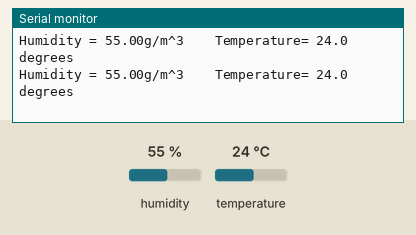
This sketch was run on a simulated Arduino Uno, built with avr-gcc and run on an emulated ATmega328P. Shown: the last lines printed to the serial monitor. Inputs (shaded band) come from the test bench; at power-on: humidity 55 %, temperature 24 °C.

Above: at 2.8 s.
2.9 s: humidity set to 22 %
At 5.3 s:
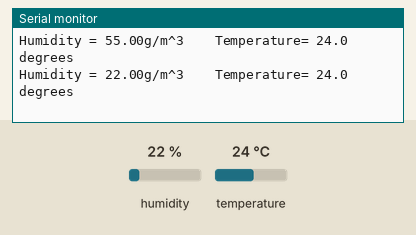
5.6 s: temperature set to 12 °C
At 6.6 s:
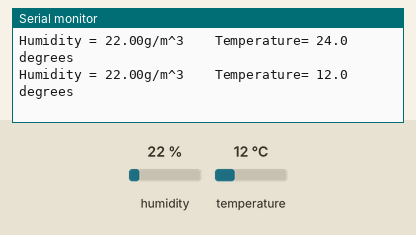
8.3 s: humidity set to 40 %
At 11.4 s:
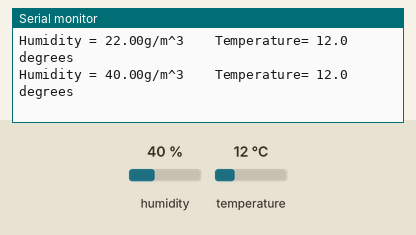
Timing chart, 0 to 12.9 s (numbered marks = the images above; inputs shaded):
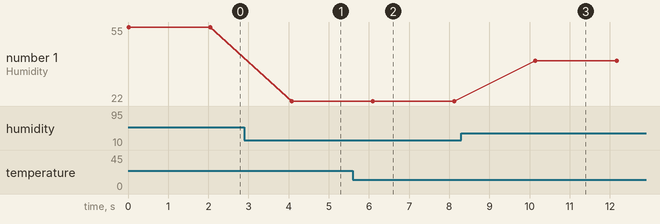

Measured:
- after the input at 2.9 s, the serial monitor: prints a new line after 1.2 s (image 1)
- after the input at 5.6 s, the serial monitor: prints a new line after 0.50 s (image 2)
- after the input at 8.3 s, the serial monitor: prints a new line after 1.8 s (image 3)
- plotted number 1: 55 → 22 after the input at 2.9 s, 22 → 40 after the input at 8.3 s

The sketch:

dht.ino.ino
```cpp
#include<dht.h>
dht DHT;
#define DHT11_PIN 2


void setup() {
  // put your setup code here, to run once:
Serial.begin(9600);
}

void loop() {
  // put your main code here, to run repeatedly:
int chk =DHT.read11(DHT11_PIN);
Serial.print("Humidity = ");
Serial.print(DHT.humidity);
Serial.print("g/m^3");
Serial.print("  \tTemperature= ");
Serial.print(DHT.temperature,1);
Serial.println(" degrees");
delay(2000);
}
```
